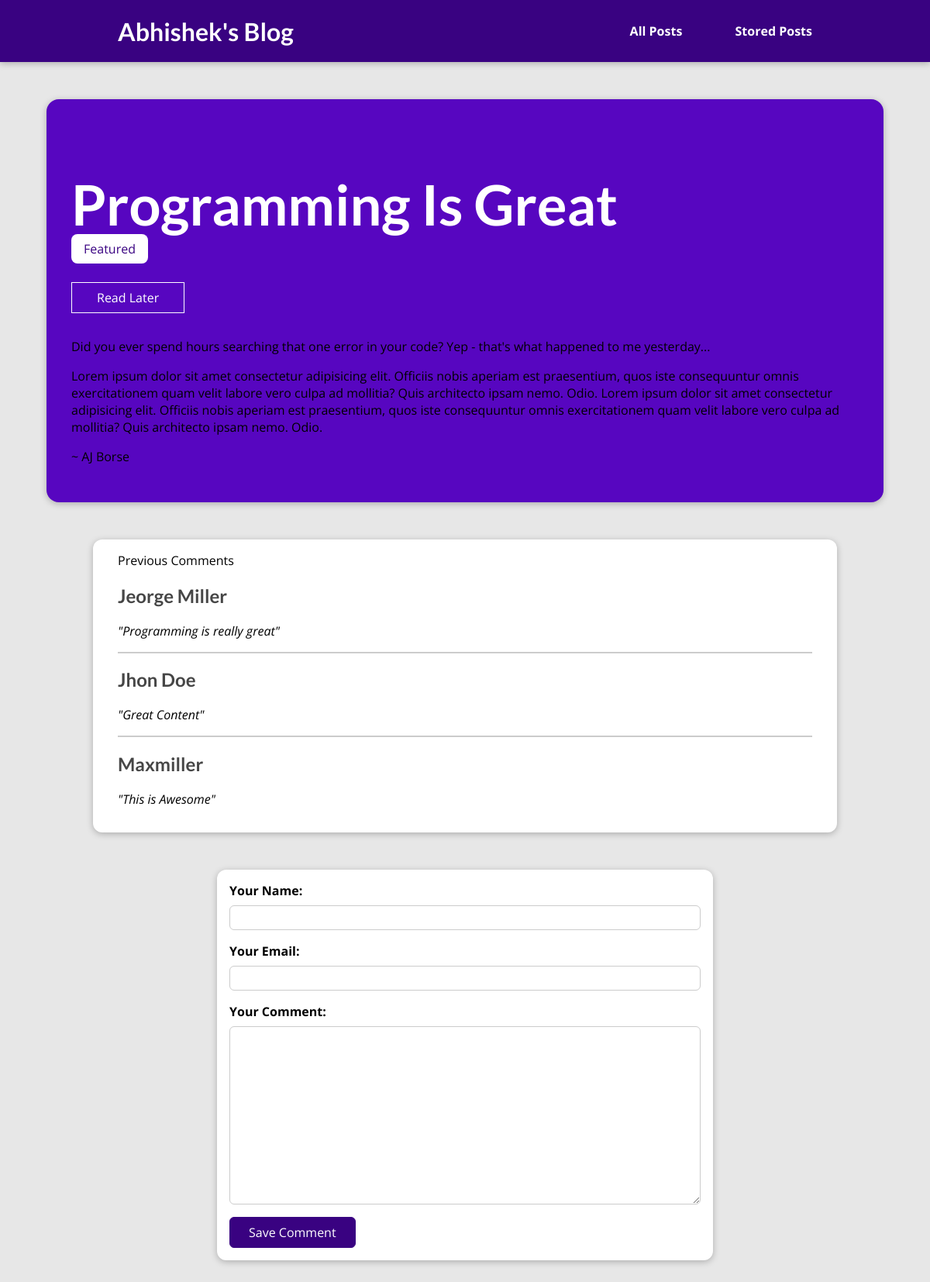
The page /posts/programming-is-great on the database its author committed.
### blogs/models.py (models this page shows, shortened)
class Post(models.Model):
    title = models.CharField(max_length=50)
    excerpt = models.CharField(max_length=200)
    image_name = models.ImageField(upload_to="images" , null=True)
    date = models.DateField(auto_now=True)
    slug = models.SlugField(unique=True , db_index=True)
    content = models.TextField(validators=[MinLengthValidator(10)])
    author = models.ForeignKey(Author , on_delete=models.SET_NULL ,related_name="posts" , null=True)
    tags = models.ManyToManyField(Tag)

class Tag(models.Model):
    caption = models.CharField(max_length=20)

class Author(models.Model):
    first_name = models.CharField(max_length=100)
    last_name = models.CharField(max_length=100)
    email = models.EmailField()
    def full_name(self):
        return f"{self.first_name} {self.last_name}"
    def __str__(self):
        return self.full_name()

class Comment(models.Model):
    user_name = models.CharField(max_length=100)
    user_email = models.EmailField()
    text = models.TextField(max_length=500)
    post = models.ForeignKey(Post , on_delete=models.CASCADE , related_name="comments")

### blogs/views.py (the view, shortened to what this page needs)
# urls.py: path("posts/<slug:slug>" , views.PostDetails.as_view()  , name="post-details-page"),
class PostDetails(View):
    def is_stored_post(self, request , post_id):
        stored_posts = request.session.get("stored_posts")
        if stored_posts is not None:
            is_saved_for_later = post_id in stored_posts
        else:
            is_saved_for_later = False
        return is_saved_for_later
    def get(self , request , slug):
        try:
            post = Post.objects.get(slug = slug)
            response = render(request, "blogs/post_details.html",{
                "post" : post,
                "tags" : post.tags.all(),
                "comment_form" : CommentForm(),
                "comments" : post.comments.all().order_by("-id"),
                "saved_for_later" : self.is_stored_post(request , post.id)
            })
            return HttpResponse(response)
        except:
            raise Http404("File not found")

### blogs/forms.py
class CommentForm(forms.ModelForm):
    class Meta:
        model = Comment
        exclude = ["post"]
        labels = {
            "user_name" : "Your Name",
            "user_email" : "Your Email",
            "text" : "Your Comment",
        }

### blogs/templates/blogs/post_details.html (shortened to what this page needs)
{% extends "base.html" %}
{% load static %}
{% block css_style %}
<link rel="stylesheet" href="{% static 'blogs/post_details.css' %}">
{% endblock %}
{% block content %}
<section id="summary">
    <h2>{{ post.title}}</h2>
    {% for tag in tags %}
       <span class="tag">{{tag.caption}}</span>
    {% endfor %}
    <div>
    <form method="POST" action="{% url 'read-later-page' %}" id="read-later">
        <button>
            {% if saved_for_later %}
                Remove from ReadLater
            {% else %}
                Read Later
            {% endif %}
        </button>
    </form>
    </div>
     <p>{{ post.excerpt }}<p>
     <p>{{ post.content}}</p>
     <p>~ {{ post.author }}</p>
</section>
<section id="comments">
    <ul>
        Previous Comments
        {% for comment in comments %}
            <li>
                <h2>{{comment.user_name}}</h2>
                <p><i>"{{comment.text}}"</i></p>
            </li>
        {% endfor %}
    </ul>
</section>
<div>
    <form id="comment-form" method="POST" action="{% url 'post-details-page' post.slug %}">
        {% for form_field in comment_form %}
            <div class="form-control">
                {{ form_field.label_tag}}
                {{ form_field }}
            </div>
        {% endfor %}
        <button id="comment-btn">Save Comment</button>
    </form>
</div>
{% endblock %}

### static/base.css (style rules this page uses)
* { box-sizing: border-box; }
html { font-family: 'Open Sans', 'Lato', sans-serif; }
body { margin: 0; }
h1, h2, h3 { font-family: 'Lato', sans-serif; font-weight: bold; }

### blogs/static/blogs/post_details.css (style rules this page uses)
body { background-color: #e7e7e7; }
#summary { margin: 8rem auto 3rem auto; padding: 2rem; width: 90%; max-width: 90rem; border-radius: 16px; background-color: #5706c0; position: relative; box-shadow: 0 2px 8px rgba(0, 0, 0, 0.25); height: fit-content; }
#summary h2 { color: white; font-size: 4.5rem; margin-bottom: 0.25rem; }
#read-later { margin: 2rem 0; }
#read-later button { background-color: transparent; border: 1px solid white; padding: 0.5rem 2rem; font: inherit; color: white; cursor: pointer; }
.tag { background-color: white; color: #390281; padding: 0.5rem 1rem; border-radius: 8px; }
#comment-form { margin: 3rem auto; width: 90%; max-width: 40rem; border-radius: 12px; background-color: white; box-shadow: 0 2px 8px rgba(0, 0, 0, 0.25); padding: 1rem; }
#comment-form button { font: inherit; background-color: #390281; color: white; border: 1px solid #390281; padding: 0.5rem 1.5rem; border-radius: 6px; cursor: pointer; }
.form-control { margin-bottom: 1rem; }
.form-control label { font-weight: bold; margin-bottom: 0.5rem; display: block; }
.form-control input, .form-control textarea { display: block; width: 100%; font: inherit; padding: 0.25rem; border-radius: 6px; border: 1px solid #ccc; }
#comments { margin: 3rem auto; width: 90%; max-width: 60rem; border-radius: 12px; background-color: white; box-shadow: 0 2px 8px rgba(0, 0, 0, 0.25); padding: 1rem 2rem; }
#comments ul { list-style: none; margin: 0; padding: 0; }
#comments li { margin-bottom: 1rem; border-bottom: 2px solid #ccc; }
#comments li:last-of-type { border-bottom: none; }
#comments h2 { color: #464646; }

### rows shown on the page
Post: title "Programming Is Great", excerpt "Did you ever spend hours searching that one error in your code? Yep - that's what happened to me yesterday...", content "Lorem ipsum dolor sit amet consectetur adipisicing elit. Officiis nobis aperiam est praesentium, quos iste consequuntur omnis exercitationem quam velit labore vero culpa ad mollitia? Quis architecto ipsam nemo. Odio. Lorem ipsum dolor sit amet consectetur adipisicing elit. Officiis nobis aperiam est praesentium, quos iste consequuntur omnis exercitationem quam velit labore vero culpa ad mollitia? Quis architecto ipsam nemo. Odio.", author "AJ Borse"
Tag: caption "Featured"
Comment: user_name "Jeorge Miller", text "Programming is really great"
Comment: user_name "Jhon Doe", text "Great Content"
Comment: user_name "Maxmiller", text "This is Awesome"
